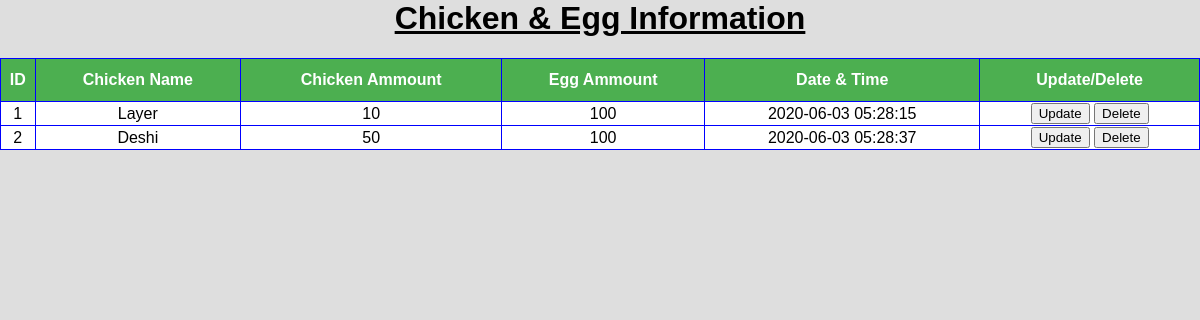
Screenshot of /chickendetails.php (signed in) with the database file from the repository.
### tables this page shows
CREATE TABLE `chicken` (
  `c_id` int(11) NOT NULL,
  `c_name` varchar(50) NOT NULL,
  `c_stock` int(11) NOT NULL,
  `e_stock` int(11) NOT NULL,
  `date` datetime NOT NULL DEFAULT current_timestamp()
);

### chickendetails.php (the view, shortened to what this page needs)
<!DOCTYPE>
<html>
    <head>
        <link rel="stylesheet" href="style.css">
    </head>
    <body>
        <h1 align="center"><b><u>Chicken & Egg Information</u></b></h1>
        <div id="accountbody">
            <table>
                <thread>
                    <tr>
                        <th>ID</th>
                        <th>Chicken Name</th>
                        <th>Chicken Ammount</th>
                        <th>Egg Ammount</th>
                        <th>Date & Time</th>
                        <th>Update/Delete</th>
                    </tr>
                </thread>
                <tbody>
                    <?php
                        try
                        {
                            $conn=new PDO("mysql:host=localhost:3306;dbname=poultry","root","");
                            $conn->setAttribute(PDO::ATTR_ERRMODE, PDO::ERRMODE_EXCEPTION);
                        }
                        catch(PDOException $ex)
                        {
                    ?>
                        <script>
                            alert("Database connection error");
                        </script>
                    <?php
                    }
                        $mysqlquery="select * from chicken";
                        $result=$conn->query($mysqlquery);
                        $table = $result->fetchAll();
                        for($i=0;$i<count($table);$i++)
                        {
                            $row=$table[$i];
                    ?>
                            <tr>
                                <td> <?php echo $row['c_id'] ?> </td>
                                <td> <?php echo $row['c_name'] ?> </td>
                                <td> <?php echo $row['c_stock'] ?> </td>
                                <td> <?php echo $row['e_stock'] ?> </td>
                                <td> <?php echo $row['date'] ?> </td>
                                <td>
                                    <input type="button" value="Update" onclick="updatefn(<?php echo $row['c_id'] ?>);">
                                    <input type="button" value="Delete" onclick="deletefn(<?php echo $row['c_id'] ?>);">
                                </td>
                            </tr>
                    <?php
                        }
                    ?>
                </tbody>
            </table>
        </div>
    </body>
</html>

### style.css (style rules this page uses)
body { background: #dedede; font-family: sans-serif; margin: 0; padding: 0; }
#accountbody { background: white; }
#accountbody th { padding-top: 12px; padding-bottom: 12px; text-align: center; background-color: #4CAF50; color: white; }
table { width: 100%; }
table, th, td { border: 1px solid blue; border-collapse: collapse; text-align: center; }

### rows the page displays
chicken: c_id "1", c_name "Layer", c_stock "10", e_stock "100", date "2020-06-03 05:28:15"
chicken: c_id "2", c_name "Deshi", c_stock "50", e_stock "100", date "2020-06-03 05:28:37"
